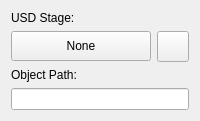
<?xml version="1.0" encoding="UTF-8"?>
<ui version="4.0">
 <class>UsdControllerWidget</class>
 <widget class="QWidget" name="UsdControllerWidget">
  <property name="windowTitle">
   <string>Form</string>
  </property>
  <layout class="QVBoxLayout" name="verticalLayout">
   <item>
    <widget class="QLabel" name="StageRefLabel">
     <property name="text">
      <string>USD Stage:</string>
     </property>
    </widget>
   </item>
   <item>
    <layout class="QHBoxLayout" name="horizontalLayout" stretch="3,1">
     <item>
      <widget class="QPushButton" name="PickStageButton">
       <property name="sizePolicy">
        <sizepolicy hsizetype="Minimum" vsizetype="Fixed">
         <horstretch>0</horstretch>
         <verstretch>0</verstretch>
        </sizepolicy>
       </property>
       <property name="minimumSize">
        <size>
         <width>1</width>
         <height>30</height>
        </size>
       </property>
       <property name="toolTip">
        <string>Select the USD stage node that contains the controller's source object.</string>
       </property>
       <property name="text">
        <string>None</string>
       </property>
      </widget>
     </item>
     <item>
      <widget class="QToolButton" name="ClearButton">
       <property name="minimumSize">
        <size>
         <width>0</width>
         <height>24</height>
        </size>
       </property>
       <property name="toolTip">
        <string>Clears the selected USD Stage node.</string>
       </property>
       <property name="text">
        <string/>
       </property>
       <property name="iconSize">
        <size>
         <width>24</width>
         <height>24</height>
        </size>
       </property>
      </widget>
     </item>
    </layout>
   </item>
   <item>
    <widget class="QLabel" name="ObjectPathLabel">
     <property name="toolTip">
      <string>The path of USD object used as source.</string>
     </property>
     <property name="text">
      <string>Object Path:</string>
     </property>
    </widget>
   </item>
   <item>
    <layout class="QHBoxLayout" name="horizontalLayout_2" stretch="3">
     <item>
      <widget class="QLineEdit" name="ObjectPath"/>
     </item>
    </layout>
   </item>
  </layout>
 </widget>
 <resources/>
 <connections/>
</ui>
